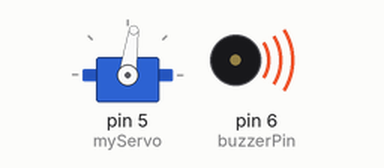
This sketch was run on a simulated Arduino Uno, built with avr-gcc and run on an emulated ATmega328P. On the bench: servo, buzzer (waves = sounding). Random numbers use the default seed unless the sketch sets one.

Above: at 0.1 s.
At 15.6 s:
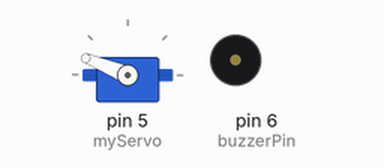
At 25.6 s:
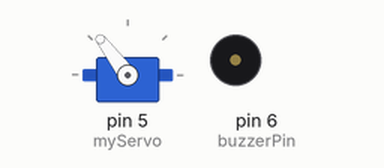
At 35.6 s:
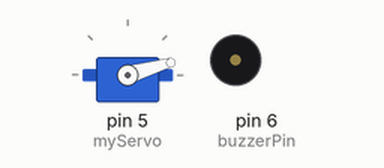
Timing chart, 0 to 37.1 s (numbered marks = the images above):
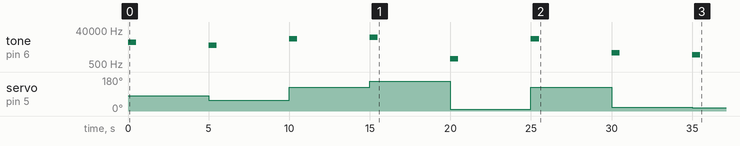

The sketch:

Cau38-coi-servo.ino
```cpp
#include <Servo.h>

Servo myServo;
int buzzerPin = 6;

void setup() {
  myServo.attach(5);       // G?n servo vào chân 5
  pinMode(buzzerPin, OUTPUT);
  randomSeed(analogRead(0)); // T?o seed cho s? ng?u nhiên
}

void loop() {
  int a = random(0, 181);   // T?o s? ng?u nhiên t? 0 ??n 180
  myServo.write(a);         // ?i?u khi?n servo quay ??n góc a
  tone(buzzerPin, a * 100); // Phát âm thanh v?i t?n s? a * 100 Hz
  delay(500);               // Kêu trong 0.5s
  noTone(buzzerPin);        // T?t buzzer
  delay(4500);              // Ch? ??n h?t chu k? 5s
}
```

Measured:
- by itself, servo on pin 5 (myServo): 82° → 57° at 5.0 s, → 126° 5.0 s later, → 158° 5.0 s later, → 10° 5.0 s later, … (7 changes in this stretch)
- by itself, tone on pin 6 (buzzerPin): plays 8200 Hz for 0.50 s, 5700 Hz for 0.50 s, 12600 Hz for 0.50 s, 15800 Hz for 0.50 s, 1000 Hz for 0.50 s, 12700 Hz for 0.50 s … (8 notes in this stretch)
